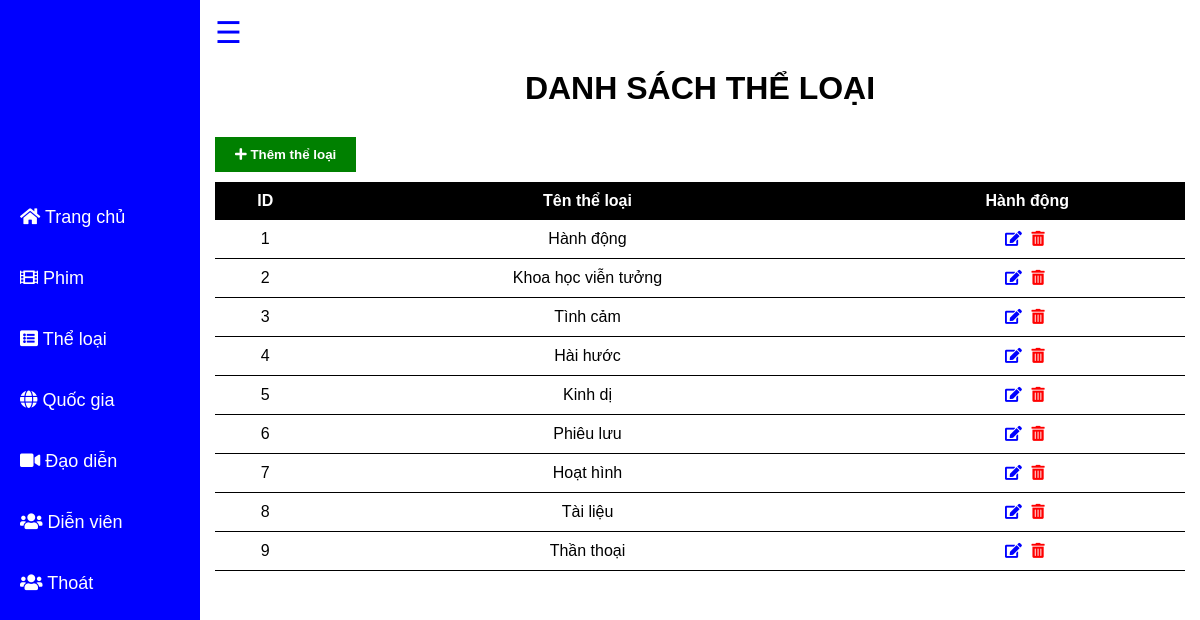
The app's page /admin/genre.php with its own data.
### tables this page shows
CREATE TABLE `genres` (
  `genre_id` int(11) NOT NULL,
  `genre_name` varchar(30) NOT NULL
);

### admin/genre.php (the view, shortened to what this page needs)
<!DOCTYPE html>
<html lang="vi">
<?php
include 'head.php';
?>
<body>
    <div class="container-custom">
        <?php
        include 'sidebar.php';
        ?>
        <div class="content" id="main-content">
            <span id="menu-toggle" onclick="toggleSidebar()">&#9776;</span>
            <main>
                <h1>Danh sách thể loại</h1>
                <button class="button" onclick="location.href='add_genre.php'">
                    <i class="fas fa-plus"></i> Thêm thể loại
                </button>
                <div class="table-responsive">
                    <table>
                        <thead>
                            <tr>
                                <th>ID</th>
                                <th>Tên thể loại</th>
                                <th>Hành động</th>
                            </tr>
                        </thead>
                        <tbody>
                            <?php
                            include 'db_connection.php';
                            $sql = "SELECT * FROM genres ORDER BY genre_id";
                            $result = $conn->query($sql);
                            if ($result->num_rows > 0) {
                                while ($row = $result->fetch_assoc()) {
                                    echo '<tr>';
                                    echo '<td class="center">' . $row['genre_id'] . '</td>';
                                    echo '<td class="center">' . $row['genre_name'] . '</td>';
                                    echo '<td class="center">
                                            <a href="edit_genre.php?id=' . $row['genre_id'] . '"><i class="fas fa-edit icon icon-edit"></i></a>
                                            <a href="process_delete_genre.php?id=' . $row['genre_id'] . '"><i class="fas fa-trash-alt icon icon-delete"></i></a>
                                          </td>';
                                    echo '</tr>';
                                }
                            } else {
                                echo '<tr><td colspan="3">Không có thể loại phim nào trong cơ sở dữ liệu.</td></tr>';
                            }
                            ?>
                        </tbody>
                    </table>
                </div>
            </main>
        </div>
    </div>
</body>
</html>

### admin/head.php (shortened to what this page needs)
<head>
    <link rel="stylesheet" href="https://cdnjs.cloudflare.com/ajax/libs/font-awesome/5.15.3/css/all.min.css">
    <link rel="stylesheet" href="/admin/assets/css/styles.css">
</head>

### admin/sidebar.php
<div class="sidebar" id="sidebar">
    <a href="/admin/index.php"><i class="fas fa-home"></i> Trang chủ</a>
    <a href="/admin/movie.php"><i class="fas fa-film"></i> Phim</a>
    <a href="/admin/genre.php"><i class="fas fa-list-alt"></i> Thể loại</a>
    <a href="/admin/country.php"><i class="fas fa-globe"></i> Quốc gia</a>
    <a href="/admin/director.php"><i class="fas fa-video"></i> Đạo diễn</a>
    <a href="/admin/actor.php"><i class="fas fa-users"></i> Diễn viên</a>
    <a href="/admin/process_logout.php"><i class="fas fa-users"></i> Thoát</a>
</div>

### admin/assets/css/styles.css (style rules this page uses)
:root { --white-color: rgb(255, 255, 255); --black-color: rgb(0, 0, 0); --gray-color: rgb(128, 128, 128); --light-gray-color: rgb(211, 211, 211); --dark-color: rgb(20, 20, 20); --violet-color: rgb(238, 130, 238); --indigo-color: rgb(75, 0, 130); --blue-color: rgb(0, 0, 255); --green-color: rgb(0, 128, 0); --yellow-color: rgb(255, 255, 0); --orange-color: rgb(255, 165, 0); --red-color: rgb(255, 0, 0); --background-blur-color: rgba(0, 0, 0, 0.3); --form-color: rgba(0, 0, 0, 0.5); --shadow-color: rgba(255, 255, 255, 0.5); --search-color: rgba(255, 255, 255, 0.2); --search-focus-color: rgba(255, 255, 255, 0.3); --sidebar-width: 200px; --font-size-medium: 16px; --font-size-small: 14px; --button-padding: 10px 20px; }
* { margin: 0; padding: 0; box-sizing: border-box; text-decoration: none; }
body { font-family: Arial, sans-serif; margin: 0; padding: 0; background-color: var(--white-color); }
.container-custom { display: flex; }
.sidebar { height: 100vh; width: var(--sidebar-width); background-color: var(--blue-color); color: var(--white-color); position: fixed; overflow-y: auto; transform: translateX(0); z-index: 1; display: flex; flex-direction: column; justify-content: center; align-items: center; }
.sidebar a { padding: 20px; padding-left: 20px; text-decoration: none; width: var(--sidebar-width); font-size: 18px; color: var(--white-color); display: block; transition: background-color 0.3s; }
.content { flex: 1; padding: 15px; }
#main-content { margin-left: 200px; margin-top: 200px; }
#menu-toggle { font-size: 30px; cursor: pointer; color: var(--blue-color); z-index: 2; }
h1 { color: var(--black-color); margin: 20px 0; text-align: center; text-transform: uppercase; }
table { width: 100%; border-collapse: collapse; margin: 0; background-color: var(--white-color); }
th, td { padding: 10px 0 10px 10px; text-align: left; }
th { background-color: var(--black-color); text-align: center; color: var(--white-color); }
td { border-bottom: 1px solid var(--black-color); color: var(--black-color); }
.center { text-align: center; }
.button { padding: var(--button-padding); margin: 10px 10px 10px 0; background-color: var(--green-color); color: var(--white-color); border: none; cursor: pointer; transition: background-color 0.3s; font-weight: bold; }
.icon { font-size: 15px; cursor: pointer; margin-right: 5px; transition: color 0.3s; }
.icon-delete { color: var(--red-color); }
.icon-edit { color: var(--blue-color); }

### records on screen
genres: genre_id "1", genre_name "Hành động"
genres: genre_id "2", genre_name "Khoa học viễn tưởng"
genres: genre_id "3", genre_name "Tình cảm"
genres: genre_id "4", genre_name "Hài hước"
genres: genre_id "5", genre_name "Kinh dị"
genres: genre_id "6", genre_name "Phiêu lưu"
genres: genre_id "7", genre_name "Hoạt hình"
genres: genre_id "8", genre_name "Tài liệu"
genres: genre_id "9", genre_name "Thần thoại"
